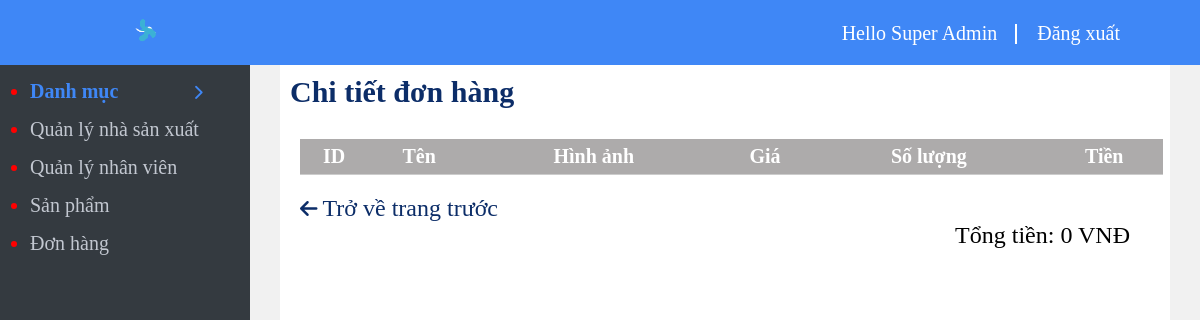
The page /admin/orders/detail.php?id=34 (signed in) on the database as committed earlier.
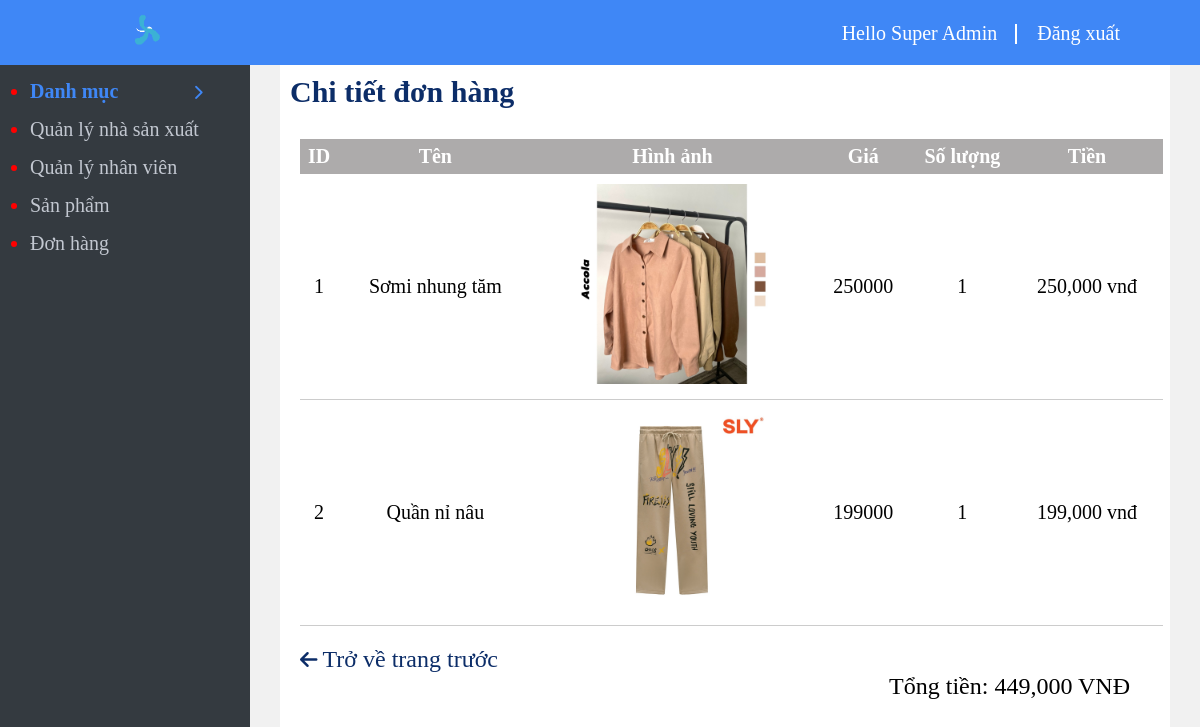
The same page on the database as committed later.
### tables this page shows
CREATE TABLE `detail_orders` (
  `orders_id` int(11) NOT NULL,
  `product_id` int(11) NOT NULL,
  `quantity` int(11) NOT NULL
);

CREATE TABLE `product` (
  `id` int(11) NOT NULL,
  `name` varchar(50) NOT NULL,
  `description` text NOT NULL,
  `img` text NOT NULL,
  `price` int(11) NOT NULL,
  `manufacturers_id` int(11) NOT NULL,
  `category_detail_id` int(11) NOT NULL
);

### admin/orders/detail.php (the view, shortened to what this page needs)
<?php require'../menu_top.php'?>
<?php require '../connect.php';
$id=$_GET['id'];
$sum=0;
$sql="select *
from detail_orders
join product on product.id=detail_orders.product_id where orders_id='$id'";
$result=mysqli_query($connect,$sql);
?>	<h2 style="padding: 10px; display: inline-block; color: #0c2d68;" >Chi tiết đơn hàng</h2>
	<table>
		<tr>
			<th>ID</th>
			<th>Tên</th>
			<th>Hình ảnh</th>
			<th>Giá</th>
			<th>Số lượng</th>
			<th>Tiền</th>
		</tr>
		<?php foreach ($result as $id => $each) {  ?>
		<tr style="text-align:center;">
			<td><?php echo $id+1 ?></td>
			<td><?php echo $each['name']?></td>
			<td><img width="200" src="../product/photos/<?php echo $each['img']?>" alt=""></td>
			<td><?php echo $each['price']?></td>
			<td><?php echo $each['quantity']?></td>
			<td>
				<?php
				 $result=$each['price'] * $each['quantity'];
					echo number_format($result, 0, '', ',');
					$sum+=$result;
				?>
				vnđ
				</td>
		</tr>
		<?php } ?>
	</table>
	<div style="padding-left:20px;">
		<a  style="color:#0c2d68; text-decoration: none;" href="index.php">
			<i class="fas fa-arrow-left"></i>
		    <span style="font-size: 24px;">Trở về trang trước</span>
		</a>
	</div>
	<p style="float: right;font-size:24px; padding-right: 40px;">
	Tổng tiền: <?php echo number_format($sum, 0, '', ',')?> VNĐ
	</p>
<?php require'../menu_bottom.php'?>

Rows that differ between the two databases and show on the page:
added detail_orders: product.name "Sơmi nhung tăm", product.img (picture), product.price "250000", quantity "1", result "250,000"
added detail_orders: product.name "Quần nỉ nâu", product.img (picture), product.price "199000", quantity "1", result "199,000"
Other text that changed with them:
$sum: "0" → "449,000"
